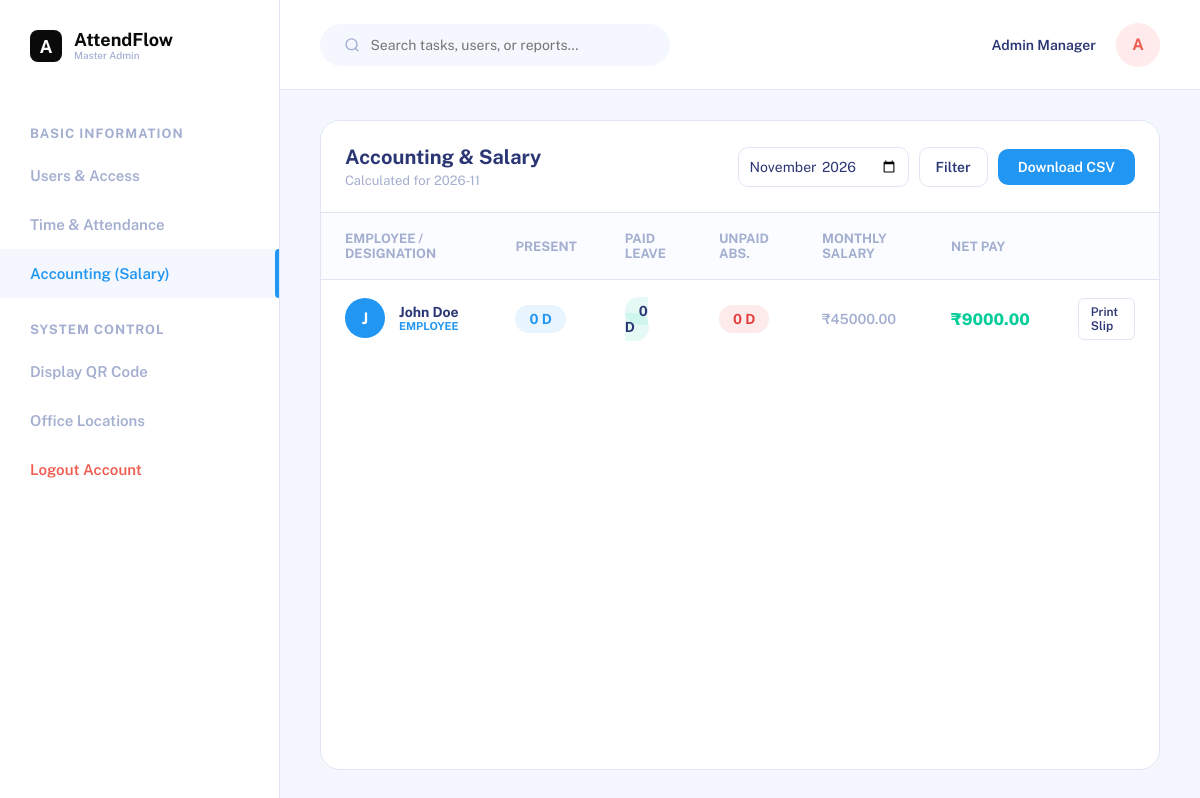
/dashboard/salary/ (signed in), run on the app's committed database.
### core/models.py (models this page shows, shortened)
class Employee(models.Model):
    company = models.ForeignKey(Company, on_delete=models.CASCADE, related_name='employees')
    employee_id = models.CharField(max_length=50)
    first_name = models.CharField(max_length=50)
    last_name = models.CharField(max_length=50)
    email = models.EmailField()
    phone_number = models.CharField(max_length=20, blank=True)
    designation = models.CharField(max_length=100, default="Employee")
    monthly_salary = models.DecimalField(max_digits=10, decimal_places=2, default=30000.00)
    class Meta:
        unique_together = ('company', 'employee_id')

### core/views.py (the view)
# urls.py: path('dashboard/', views.dashboard_redirect, name='admin_dashboard'),
@login_required
def admin_dashboard(request):
    company = get_user_company(request.user)
    if not company:
        return redirect('logout')
    month_str = request.GET.get('month', datetime.now().strftime('%Y-%m'))
    try:
        year, month = map(int, month_str.split('-'))
    except ValueError:
        year, month = datetime.now().year, datetime.now().month
    _, total_days_in_month = calendar.monthrange(year, month)
    free_dates = set()
    for day in range(1, total_days_in_month + 1):
        d = datetime(year, month, day).date()
        if d.weekday() == 6: # Sunday only
            free_dates.add(d)
    holidays = Holiday.objects.filter(models.Q(company=company) | models.Q(company=None), date__year=year, date__month=month)
    for h in holidays:
        free_dates.add(h.date)
    employees = Employee.objects.filter(company=company)
    data = []
    for emp in employees:
        valid_attendances = Attendance.objects.filter(
            employee=emp,
            status='Valid',
            punch_type='IN',
            timestamp__year=year,
            timestamp__month=month
        )
        valid_dates = set(a.timestamp.date() for a in valid_attendances)
        days_present = len(valid_dates)
        absence_dates = set(Absence.objects.filter(
            employee=emp,
            date__year=year,
            date__month=month,
            is_paid=False
        ).values_list('date', flat=True))
        paid_leave_count = Absence.objects.filter(
            employee=emp,
            date__year=year,
            date__month=month,
            is_paid=True
        ).count()
        payable_dates = (valid_dates | free_dates) - absence_dates
        payable_days = len(payable_dates)
        salary = (float(emp.monthly_salary) / total_days_in_month) * payable_days if total_days_in_month > 0 else 0
        data.append({
            'employee': emp,
            'days_present': days_present,
            'absences': len(absence_dates),
            'paid_leaves': paid_leave_count,
            'salary': round(salary, 2)
        })
    return render(request, 'core/dashboard/salary.html', {
        'data': data,
        'current_month': f"{year}-{month:02d}",
        'active_tab': 'salary'
    })

### core/views.py (called while the page is built)
def get_user_company(user):
    if user.is_superuser:
        return Company.objects.first()
    try:
        return user.company
    except Company.DoesNotExist:
        return None

### core/templates/core/dashboard/salary.html
{% extends 'core/dashboard_base.html' %}
{% block dashboard_content %}
<div class="split-layout">
    <div class="split-list" style="flex: 1; display:flex; flex-direction: column;">
        <div class="title-bar">
            <div>
                <h2 style="font-size: 20px; color: var(--text-main); margin-bottom: 4px;">Accounting & Salary</h2>
                <div style="font-size: 13px; color: var(--text-muted);">Calculated for {{ current_month }}</div>
            </div>
            <div style="display:flex; gap: 10px; align-items:center;">
                <form method="GET" style="display: flex; gap: 10px;">
                    <input type="month" name="month" value="{{ current_month }}" style="margin-bottom: 0px; padding: 10px;">
                    <button type="submit" class="btn btn-outline" style="padding: 10px 16px;">Filter</button>
                </form>
                <a href="{% url 'export_attendance' %}?month={{ current_month }}" class="btn btn-primary">Download CSV</a>
            </div>
        </div>
        <div style="flex: 1; overflow-y: auto;">
            <table>
                <thead style="position: sticky; top: 0; z-index: 10;">
                    <tr>
                        <th style="padding: 18px 24px;">Employee / Designation</th>
                        <th>Present</th>
                        <th>Paid Leave</th>
                        <th>Unpaid Abs.</th>
                        <th>Monthly Salary</th>
                        <th>Net Pay</th>
                        <th></th>
                    </tr>
                </thead>
                <tbody>
                    {% for item in data %}
                    <tr style="transition: 0.2s;">
                        <td style="display: flex; align-items: center; gap: 14px; border-bottom: none;">
                            <div class="avatar">{{ item.employee.first_name|first|upper }}</div>
                            <div>
                                <div style="font-weight: 700;">{{ item.employee.first_name }} {{ item.employee.last_name }}</div>
                                <div style="font-size: 11px; color: var(--primary); font-weight: 700; text-transform: uppercase;">{{ item.employee.designation }}</div>
                            </div>
                        </td>
                        <td>
                            <span style="background: rgba(33, 150, 243, 0.1); color: var(--primary); padding: 6px 14px; border-radius: 20px; font-weight: 700;">
                                {{ item.days_present }} D
                            </span>
                        </td>
                        <td>
                            <span style="background: rgba(5, 205, 153, 0.1); color: var(--success); padding: 6px 14px; border-radius: 20px; font-weight: 700;">
                                {{ item.paid_leaves }} D
                            </span>
                        </td>
                        <td>
                            <span style="background: rgba(229, 62, 62, 0.1); color: #E53E3E; padding: 6px 14px; border-radius: 20px; font-weight: 700;">
                                {{ item.absences }} D
                            </span>
                        </td>
                        <td style="color: var(--text-muted); font-weight: 600;">₹{{ item.employee.monthly_salary }}</td>
                        <td style="font-weight: 800; color: var(--success-text); font-size: 16px;">₹{{ item.salary|floatformat:2 }}</td>
                        <td>
                            <a href="{% url 'print_salary_slip' item.employee.employee_id current_month %}" target="_blank" class="btn btn-outline" style="padding: 6px 12px; font-size: 12px; border-radius: 6px; text-decoration: none; display: inline-block;">Print Slip</a>
                        </td>
                    </tr>
                    {% empty %}
                    <tr>
                        <td colspan="7" style="text-align: center; color: var(--text-muted); padding:30px;">
                            <div style="font-size: 16px; margin-bottom: 6px;">No records for {{ current_month }}</div>
                        </td>
                    </tr>
                    {% endfor %}
                </tbody>
            </table>
        </div>
    </div>
</div>
{% endblock %}

### core/templates/core/dashboard_base.html (style rules this page uses)
:root { --bg: #F4F7FE; --surface: #FFFFFF; --primary: #2196F3; --primary-hover: #1976D2; --text-main: #2B3674; --text-muted: #A3AED0; --border: #E0E5F2; --success-bg: #E8FFF3; --success-text: #05CD99; --danger-bg: #FFEBEB; --danger-text: #EE5D50; --warning-bg: #FFF5E5; --warning-text: #FF9800; }
* { box-sizing: border-box; margin: 0; padding: 0; font-family: 'Public Sans', sans-serif; }
body { background: var(--bg); display: flex; height: 100vh; overflow: hidden; color: var(--text-main); }
.btn { padding: 10px 20px; border-radius: 10px; font-weight: 600; cursor: pointer; transition: 0.2s; border: none; font-size: 14px; display: inline-flex; align-items: center; justify-content: center; text-decoration: none; }
.btn-primary { background: var(--primary); color: white; }
.btn-outline { background: transparent; border: 1px solid var(--border); color: var(--text-main); }
table { width: 100%; border-collapse: collapse; }
th { text-align: left; padding: 18px 24px; color: var(--text-muted); font-size: 13px; font-weight: 700; border-bottom: 1px solid var(--border); text-transform: uppercase; background: #FAFCFF; }
td { padding: 18px 24px; font-size: 14px; font-weight: 600; border-bottom: 1px solid var(--border); color: var(--text-main); }
tr:last-child td { border-bottom: none; }
.split-layout { display: flex; gap: 30px; height: 100%; }
.split-list { flex: 7; display: flex; flex-direction: column; background: var(--surface); border-radius: 20px; border: 1px solid var(--border); overflow: hidden; min-height: 500px; }
.avatar { width: 40px; height: 40px; border-radius: 50%; background: var(--primary); color: white; display: flex; align-items: center; justify-content: center; font-weight: bold; font-size: 16px; flex-shrink: 0; }
.title-bar { padding: 24px; display: flex; justify-content: space-between; align-items: center; border-bottom: 1px solid var(--border); background: var(--surface); }
input[type="text"], input[type="number"], input[type="month"] { width: 100%; padding: 12px 18px; border: 1px solid var(--border); border-radius: 10px; font-size: 14px; margin-bottom: 16px; color: var(--text-main); outline: none; }

### data on the page
Employee: employee.first_name|first "J", employee.first_name "John", employee.last_name "Doe", employee.designation "EMPLOYEE", days_present "0", paid_leaves "0", absences "0", employee.monthly_salary "45000.00", salary "9000.00"

### other printed values
{{ current_month }} "2026-11"
